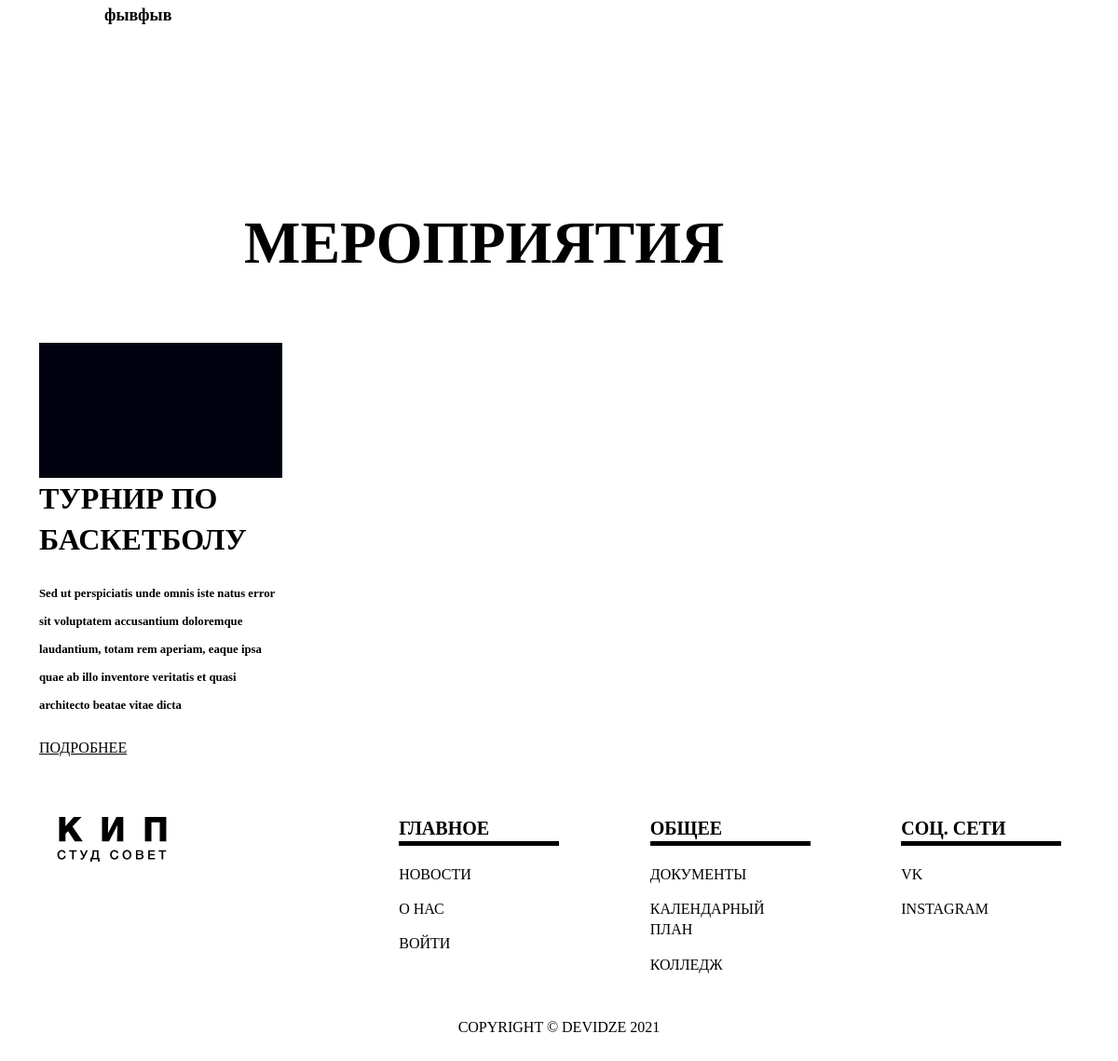
/direction/9/ (lower part), run on an earlier commit of the app's database.
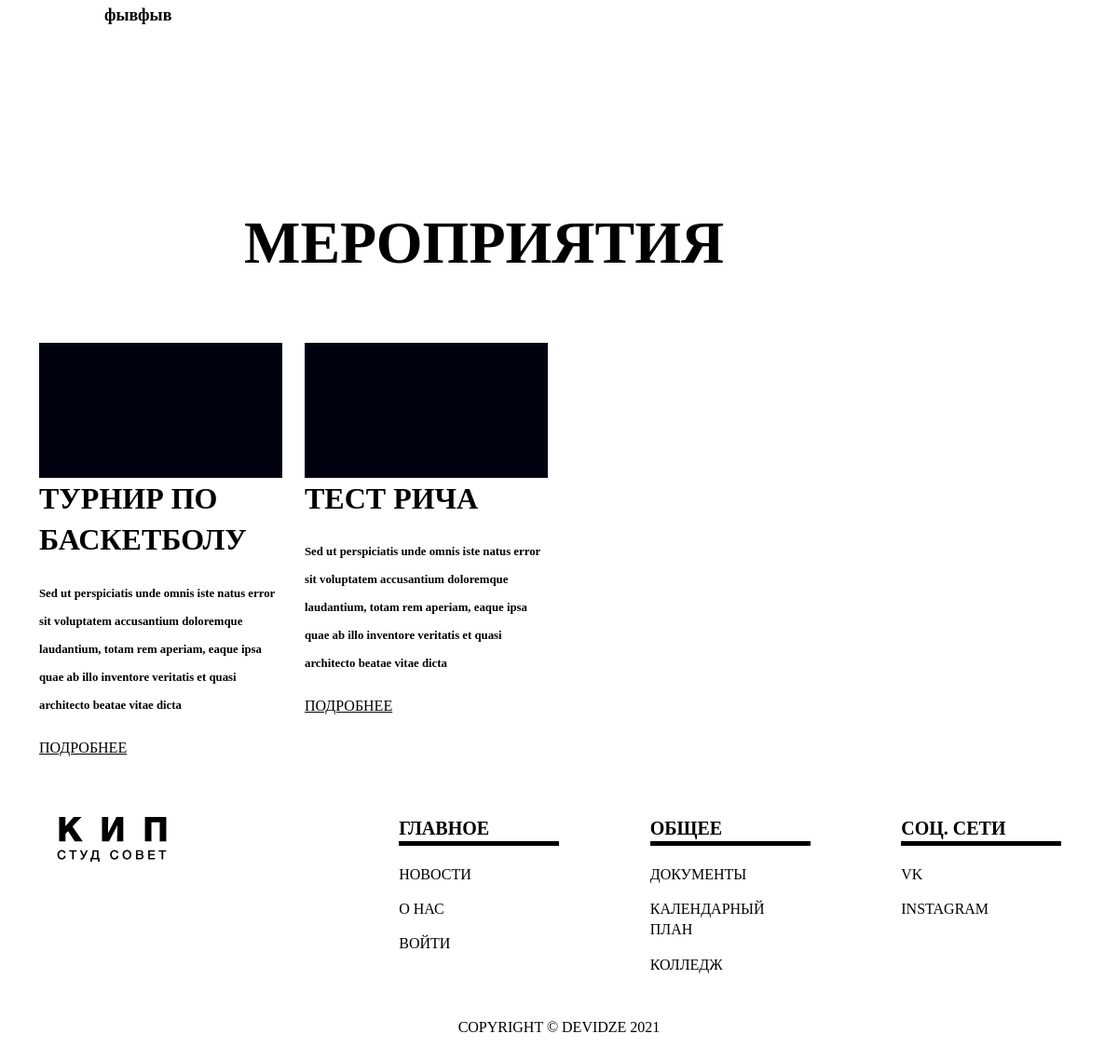
And on a later commit of the database.
### accounts/models.py (models this page shows, shortened)
class New(models.Model):
    tags        = models.ForeignKey(Tag, null = True, blank = True, on_delete = models.SET_NULL)
    event       = models.ForeignKey(Event, blank=True, null=True, on_delete=models.SET_NULL)
    name        = models.CharField(max_length=200,  blank=True, null=True)
    main_text   = models.CharField(max_length=300, blank=True, null=True)
    text        = RichTextField(max_length=1000, blank=True, null=True)
    link        = models.CharField(max_length=200, blank=True, null=True)
    photo       = models.ImageField(default='rec.png', null=True, blank=True)
    date_created     = models.DateTimeField(auto_now_add=True, null=True)

### accounts/views.py (the view)
# urls.py: path('direction/<str:tags>/', views.direction, name="direction"),
def direction(request, tags):
    news = New.objects.filter(tags=tags)
    users = ListDirection.objects.filter(tags=tags)
    text_about = About.objects.filter(tags=tags).last()
    context = {
    'news':news, 'users':users, 'text_about':text_about
    }
    return render(request, 'accounts/pages/direction.html', context)

### accounts/models.py (called while the page is built)
    def __str__(self):
        return self.name

### accounts/templates/accounts/pages/direction.html (shortened to what this page needs)
{% extends 'accounts/main.html' %}
{% load static %}
{% block content %}
<section class="info row">
    <div class="col-1 col-xs-0 col-sm-1"></div>
    <div class="col-xs-6 col-sm-10 col-md-5 col-lg-4 info-boxes">
        <div class="row">
            <div class="info-box">
                <div class="info-text">{{text_about.common_text}}</div>
            </div>
        </div>
    </div>
    <div class="col-xs-0 col-sm-2 col-md-1 col-lg-2"></div>
    <div class="col-xs-12 col-sm-8 col-md-4 col-lg-4 info-users">
    </div>
    <div class="col-xs-1 col-sm-1 col-md-1"></div>
</section>
<section class="promo row" id="id_events">
    <div class="col-12 col-sm-7 promo-header">
        Мероприятия
    </div>
</section>
<div class="container">
    <section class="direction row">
        {% for post in news %}
        <div class="col-12 col-sm-12 col-md-6 col-lg-3 event">
            <img class="img-fluid" src="{% static 'images/rec.png' %}" alt="">
            <div class="event-header">{{post.name}}</div>
            <div class="event-text">{{post.main_text}}</div>
            <div class="event-more"><a class="nav-item-link" href="{% url 'news_about' post.id %}">Подробнее</a></div>
        </div>
        {% endfor %}
    </section>
</div>
{% endblock %}

What changed in the data, as far as the page shows it:
added New: name "ТЕСТ РИЧА", main_text "Sed ut perspiciatis unde omnis iste natus error sit voluptatem accusantium doloremque laudantium, totam rem aperiam, eaque ipsa quae ab illo inventore veritatis et quasi architecto beatae vitae dicta"
